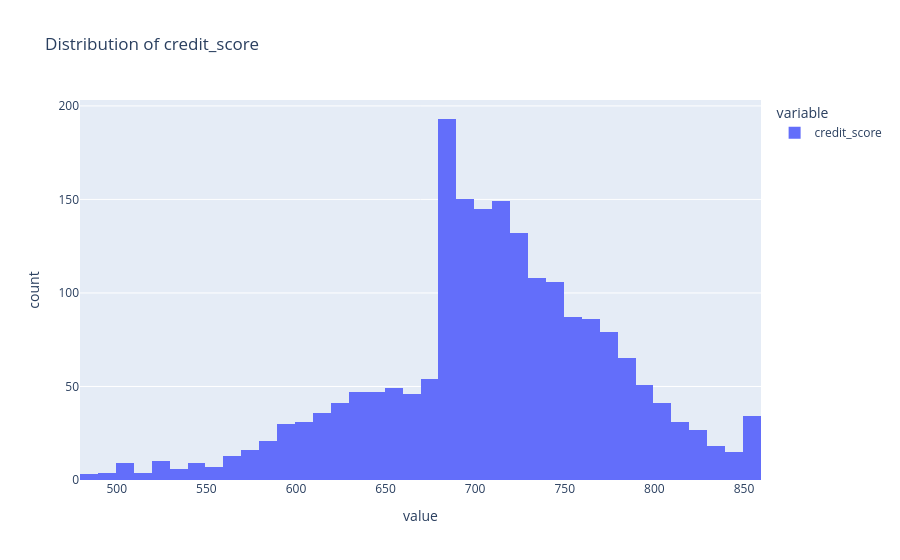
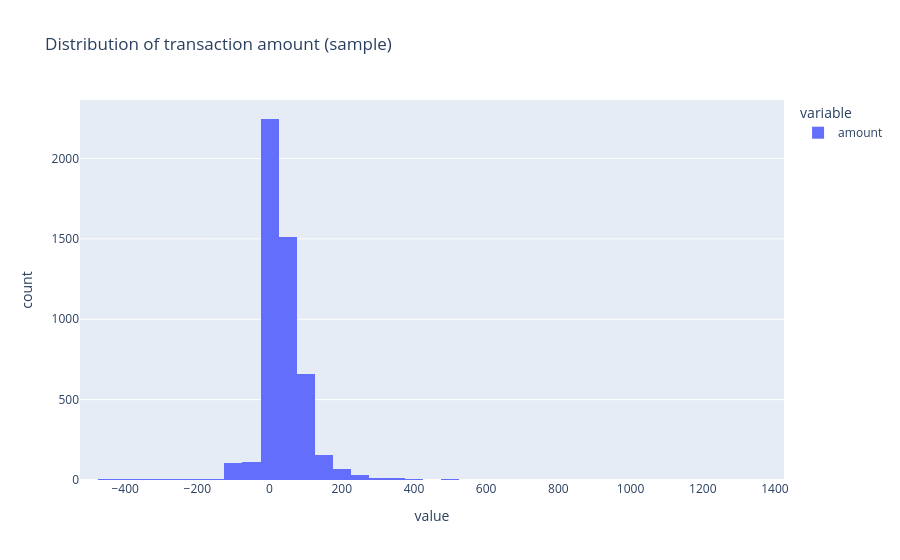

The cell these charts' notebook holds for them, in order:
### Markdown cell above
These are almost certainly closed/frozen accounts, not a real "what should their limit be" case — a genuine credit-line-review candidate has a nonzero limit today. Rather than silently dropping or blindly modeling them, `build_modeling_table` (Task 4) tags them with an `is_zero_limit` flag: they stay in the exported table for reporting, but are excluded from the train/test split used to fit the regressions, and get their own "closed accounts" segment in the dashboard instead of an under/over-limited flag.

### Code cell
print("credit_score:", users["credit_score"].describe())
fig = px.histogram(users["credit_score"], nbins=40, title="Distribution of credit_score")
fig.show()

fig = px.histogram(transactions["amount"], nbins=50, title="Distribution of transaction amount (sample)")
fig.show()

### Figure 1 — Plotly figure (JSON) as saved in the notebook; plotly's stock layout.template omitted (floating-point values rounded to 4 significant figures; data arrays with more than 128 entries replaced by an {"elided": "..."} marker saying what was removed)
{"data": [{"bingroup": "x", "hovertemplate": "variable=credit_score<br>value=%{x}<br>count=%{y}<extra></extra>", "legendgroup": "credit_score", "marker": {"color": "#636efa", "pattern": {"shape": ""}}, "name": "credit_score", "nbinsx": 40, "orientation": "v", "showlegend": true, "type": "histogram", "x": {"elided": "2000 int values"}, "xaxis": "x", "yaxis": "y"}], "layout": {"barmode": "relative", "legend": {"title": {"text": "variable"}, "tracegroupgap": 0}, "title": {"text": "Distribution of credit_score"}, "xaxis": {"anchor": "y", "domain": [0.0, 1.0], "title": {"text": "value"}}, "yaxis": {"anchor": "x", "domain": [0.0, 1.0], "title": {"text": "count"}}}}

### Figure 2 — Plotly figure (JSON) as saved in the notebook; plotly's stock layout.template omitted (floating-point values rounded to 4 significant figures; data arrays with more than 128 entries replaced by an {"elided": "..."} marker saying what was removed)
{"data": [{"bingroup": "x", "hovertemplate": "variable=amount<br>value=%{x}<br>count=%{y}<extra></extra>", "legendgroup": "amount", "marker": {"color": "#636efa", "pattern": {"shape": ""}}, "name": "amount", "nbinsx": 50, "orientation": "v", "showlegend": true, "type": "histogram", "x": {"elided": "5000 float values"}, "xaxis": "x", "yaxis": "y"}], "layout": {"barmode": "relative", "legend": {"title": {"text": "variable"}, "tracegroupgap": 0}, "title": {"text": "Distribution of transaction amount (sample)"}, "xaxis": {"anchor": "y", "domain": [0.0, 1.0], "title": {"text": "value"}}, "yaxis": {"anchor": "x", "domain": [0.0, 1.0], "title": {"text": "count"}}}}
